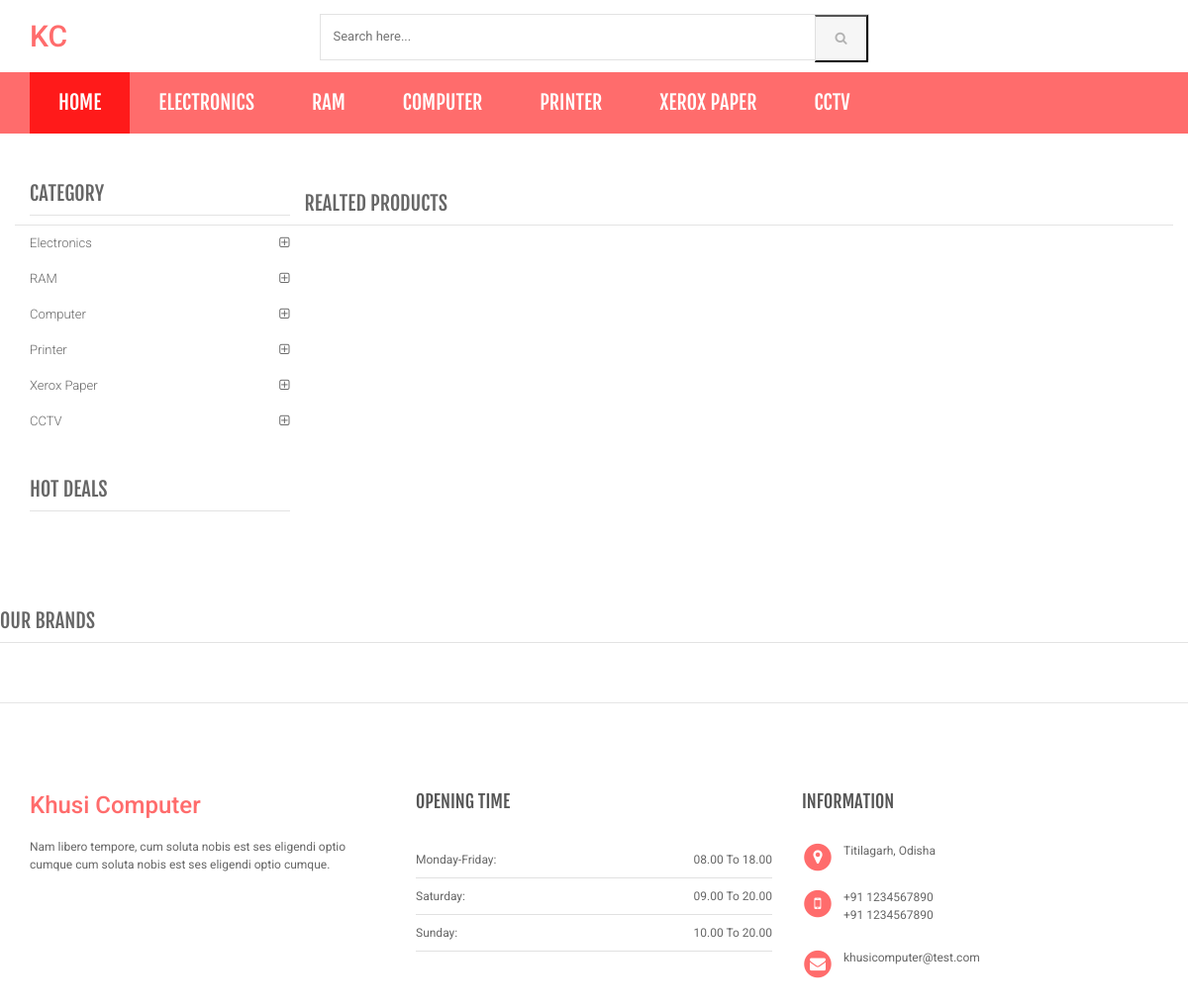
Page /shopping/product-details.php on the committed database.
### tables this page shows
CREATE TABLE `category` (
  `id` int(11) NOT NULL,
  `categoryName` varchar(255) NOT NULL,
  `categoryDescription` longtext DEFAULT NULL,
  `creationDate` timestamp NOT NULL DEFAULT current_timestamp(),
  `updationDate` varchar(255) DEFAULT NULL
);

### shopping/product-details.php (the view, shortened to what this page needs)
<?php
include('includes/config.php');
?>
<!DOCTYPE html>
<html lang="en">
	<head>
	    <link rel="stylesheet" href="assets/css/bootstrap.min.css">
	    <link rel="stylesheet" href="assets/css/main.css">
	    <link rel="stylesheet" href="assets/css/red.css">
	    <link rel="stylesheet" href="assets/css/owl.carousel.css">
		<link rel="stylesheet" href="assets/css/owl.transitions.css">
		<link href="assets/css/lightbox.css" rel="stylesheet">
		<link rel="stylesheet" href="assets/css/animate.min.css">
		<link rel="stylesheet" href="assets/css/rateit.css">
		<link rel="stylesheet" href="assets/css/bootstrap-select.min.css">
		<link rel="stylesheet" href="assets/css/config.css">
		<link href="assets/css/green.css" rel="alternate stylesheet" title="Green color">
		<link href="assets/css/blue.css" rel="alternate stylesheet" title="Blue color">
		<link href="assets/css/red.css" rel="alternate stylesheet" title="Red color">
		<link href="assets/css/orange.css" rel="alternate stylesheet" title="Orange color">
		<link href="assets/css/dark-green.css" rel="alternate stylesheet" title="Darkgreen color">
		<link rel="stylesheet" href="assets/css/font-awesome.min.css">
		<link href="https://cdn.jsdelivr.net/npm/bootstrap-icons@1.5.0/font/bootstrap-icons.css" rel="stylesheet" />
	</head>
    <body class="cnt-home">
<header class="header-style-1">
<div class="contain">
<?php include('includes/main-header.php');?>
<?php include('includes/menu-bar.php');?>
</div>
</header>
<div class="body-content outer-top-xs">
	<div class='container'>
		<div class='row single-product outer-bottom-sm '>
			<div class='col-md-3 sidebar d-none d-lg-block'>
				<div class="sidebar-module-container">
<div class="sidebar-widget outer-bottom-xs wow fadeInUp">
	<h3 class="section-title">Category</h3>
	<div class="sidebar-widget-body m-t-10">
		<div class="accordion">
		            <?php $sql=mysqli_query($con,"select id,categoryName  from category");
while($row=mysqli_fetch_array($sql))
{
    ?>
	    	<div class="accordion-group">
	            <div class="accordion-heading">
	                <a href="category.php?cid=<?php echo $row['id'];?>"  class="accordion-toggle collapsed">
	                   <?php echo $row['categoryName'];?>
	                </a>
	            </div>
	        </div>
	        <?php } ?>
	    </div>
	</div>
</div>
<div class="sidebar-widget hot-deals wow fadeInUp">
	<h3 class="section-title">hot deals</h3>
</div>
				</div>
			</div>
<section class="section featured-product wow fadeInUp">
	<h3 class="section-title">Realted Products </h3>
</section>
			</div>
		</div>
<?php include('includes/brands-slider.php');?>
</div>
<?php include('includes/footer.php');?>
</body>
</html>

### shopping/includes/main-header.php (shortened to what this page needs)
<div class="main-header">
	<div class="container mb-1">
		<div class="row d-flex">
			<div class="col-xs-3 col-sm-3 col-md-3 logo-holder">
				<div class="logo">
					<a href="index.php">
						<h2>KC</h2>
					</a>
				</div>
			</div>
			<div class="col-xs-6 col-sm-6 col-md-6 top-search-holder">
				<div class="search-area">
					<form name="search" method="post" action="search-result.php">
						<div class="control-group">
							<input class="search-field" placeholder="Search here..." name="product" required="required" />
							<button class="search-button" type="submit" name="search"></button>
						</div>
					</form>
				</div>
			</div>
			<div class="col-xs-3 col-sm-3 col-md-3 d-flex align-items-center justify-content-end">
			</div>
	</div>
</div>

### shopping/includes/menu-bar.php (shortened to what this page needs)
<div class="header-nav animate-dropdown d-none d-md-none d-lg-block">
    <div class="container">
        <div class="yamm navbar navbar-default" role="navigation">
            <div class="nav-bg-class">
                <div class="navbar-collapse collapse" id="mc-horizontal-menu-collapse">
	<div class="nav-outer">
		<ul class="nav navbar-nav">
			<li class="active dropdown yamm-fw">
				<a href="index.php" data-hover="dropdown" class="dropdown-toggle">Home</a>
			</li>
              <?php $sql=mysqli_query($con,"select id,categoryName  from category limit 6");
while($row=mysqli_fetch_array($sql))
{
    ?>
			<li class="dropdown yamm">
				<a href="category.php?cid=<?php echo $row['id'];?>"> <?php echo $row['categoryName'];?></a>
			</li>
			<?php } ?>
		<div class="clearfix"></div>
	</div>
</div>
            </div>
        </div>
    </div>
</div>

### shopping/includes/brands-slider.php (shortened to what this page needs)
<div id="brands-carousel" class="logo-slider wow fadeInUp">
		<h3 class="section-title">Our Brands</h3>
</div>

### shopping/includes/footer.php
<footer id="footer" class="footer color-bg">
	  <div class="links-social inner-top-sm">
        <div class="container">
            <div class="row">
            	<div class="col-xs-12 col-sm-6 col-md-4">
<div class="contact-info">
    <div class="footer-logo">
        <div class="logo">
            <a href="index.php">
<h3>Khusi Computer</h3>
            </a>
        </div>
    </div>
    <div class="module-body m-t-20">
        <p class="about-us"> Nam libero tempore, cum soluta nobis est ses  eligendi optio cumque cum soluta nobis est ses  eligendi optio cumque.</p>
    </div>
</div>          	</div>
            	<div class="col-xs-12 col-sm-6 col-md-4">
<div class="contact-timing">
	<div class="module-heading">
		<h4 class="module-title">opening time</h4>
	</div>
	<div class="module-body outer-top-xs">
		<div class="table-responsive">
			<table class="table">
				<tbody>
					<tr><td>Monday-Friday:</td><td class="pull-right">08.00 To 18.00</td></tr>
					<tr><td>Saturday:</td><td class="pull-right">09.00 To 20.00</td></tr>
					<tr><td>Sunday:</td><td class="pull-right">10.00 To 20.00</td></tr>
				</tbody>
			</table>
		</div>
	</div>
</div>
            	</div>
            	<div class="col-xs-12 col-sm-6 col-md-4">
<div class="contact-information">
	<div class="module-heading">
		<h4 class="module-title">information</h4>
	</div>
	<div class="module-body outer-top-xs">
        <ul class="toggle-footer" style="">
            <li class="media">
                <div class="pull-left">
                     <span class="icon fa-stack fa-lg">
                      <i class="fa fa-circle fa-stack-2x"></i>
                      <i class="fa fa-map-marker fa-stack-1x fa-inverse"></i>
                    </span>
                </div>
                <div class="media-body">
                    <p>Titilagarh, Odisha</p>
                </div>
            </li>
              <li class="media">
                <div class="pull-left">
                     <span class="icon fa-stack fa-lg">
                      <i class="fa fa-circle fa-stack-2x"></i>
                      <i class="fa fa-mobile fa-stack-1x fa-inverse"></i>
                    </span>
                </div>
                <div class="media-body">
                    <p>+91 1234567890<br>+91 1234567890</p>
                </div>
            </li>
              <li class="media">
                <div class="pull-left">
                     <span class="icon fa-stack fa-lg">
                      <i class="fa fa-circle fa-stack-2x"></i>
                      <i class="fa fa-envelope fa-stack-1x fa-inverse"></i>
                    </span>
                </div>
                <div class="media-body">
                    <span><a href="#">khusicomputer@test.com</a></span>
                </div>
            </li>
            </ul>
    </div>
</div>
            	</div>
            </div>
        </div>
    </div>

### shopping/assets/css/red.css (style rules this page uses)
a { color: #ff6c6c; }
.header-style-1 .header-nav { background: #ff6c6c; }
.cnt-home .header-style-1 .header-nav .navbar .navbar-nav > li.active { background: #ff1a1a; }
.footer .contact-information .media .icon .fa-stack-2x { color: #ff6c6c; }
.sidebar .sidebar-module-container .sidebar-widget .sidebar-widget-body .accordion .accordion-group .accordion-heading .accordion-toggle, .sidebar .sidebar-module-container .sidebar-widget .sidebar-widget-body .accordion .accordion-group .accordion-heading .accordion-toggle:hover, .sidebar .sidebar-module-container .sidebar-widget .sidebar-widget-body .accordion .accordion-group .accordion-heading .accordion-toggle:focus, .sidebar .sidebar-module-container .sidebar-widget .sidebar-widget-body .accordion .accordion-group .accordion-heading .accordion-toggle:after { color: #ff6c6c; }

### shopping/assets/css/lightbox.css (style rules this page uses)
body:after { content: url(../images/close.png) url(../images/loading.gif) url(../images/prev.png) url(../images/next.png); display: none; }

### shopping/assets/css/green.css (style rules this page uses)
a { color: #abd07e; }
.header-style-1 .header-nav { background: #abd07e; }
.cnt-home .header-style-1 .header-nav .navbar .navbar-nav > li.active { background: #84b943; }
.footer .contact-information .media .icon .fa-stack-2x { color: #abd07e; }
.sidebar .sidebar-module-container .sidebar-widget .sidebar-widget-body .accordion .accordion-group .accordion-heading .accordion-toggle, .sidebar .sidebar-module-container .sidebar-widget .sidebar-widget-body .accordion .accordion-group .accordion-heading .accordion-toggle:hover, .sidebar .sidebar-module-container .sidebar-widget .sidebar-widget-body .accordion .accordion-group .accordion-heading .accordion-toggle:focus, .sidebar .sidebar-module-container .sidebar-widget .sidebar-widget-body .accordion .accordion-group .accordion-heading .accordion-toggle:after { color: #abd07e; }

### shopping/assets/css/blue.css (style rules this page uses)
a { color: #3498db; }
.header-style-1 .header-nav { background: #3498db; }
.cnt-home .header-style-1 .header-nav .navbar .navbar-nav > li.active { background: #1d6ca1; }
.footer .contact-information .media .icon .fa-stack-2x { color: #3498db; }
.sidebar .sidebar-module-container .sidebar-widget .sidebar-widget-body .accordion .accordion-group .accordion-heading .accordion-toggle, .sidebar .sidebar-module-container .sidebar-widget .sidebar-widget-body .accordion .accordion-group .accordion-heading .accordion-toggle:hover, .sidebar .sidebar-module-container .sidebar-widget .sidebar-widget-body .accordion .accordion-group .accordion-heading .accordion-toggle:focus, .sidebar .sidebar-module-container .sidebar-widget .sidebar-widget-body .accordion .accordion-group .accordion-heading .accordion-toggle:after { color: #3498db; }

### shopping/assets/css/orange.css (style rules this page uses)
a { color: #f39c12; }
.header-style-1 .header-nav { background: #f39c12; }
.cnt-home .header-style-1 .header-nav .navbar .navbar-nav > li.active { background: #ab6c09; }
.footer .contact-information .media .icon .fa-stack-2x { color: #f39c12; }
.sidebar .sidebar-module-container .sidebar-widget .sidebar-widget-body .accordion .accordion-group .accordion-heading .accordion-toggle, .sidebar .sidebar-module-container .sidebar-widget .sidebar-widget-body .accordion .accordion-group .accordion-heading .accordion-toggle:hover, .sidebar .sidebar-module-container .sidebar-widget .sidebar-widget-body .accordion .accordion-group .accordion-heading .accordion-toggle:focus, .sidebar .sidebar-module-container .sidebar-widget .sidebar-widget-body .accordion .accordion-group .accordion-heading .accordion-toggle:after { color: #f39c12; }

### shopping/assets/css/dark-green.css (style rules this page uses)
a { color: #12cca7; }
.header-style-1 .header-nav { background: #12cca7; }
.cnt-home .header-style-1 .header-nav .navbar .navbar-nav > li.active { background: #0b816a; }
.footer .contact-information .media .icon .fa-stack-2x { color: #12cca7; }
.sidebar .sidebar-module-container .sidebar-widget .sidebar-widget-body .accordion .accordion-group .accordion-heading .accordion-toggle, .sidebar .sidebar-module-container .sidebar-widget .sidebar-widget-body .accordion .accordion-group .accordion-heading .accordion-toggle:hover, .sidebar .sidebar-module-container .sidebar-widget .sidebar-widget-body .accordion .accordion-group .accordion-heading .accordion-toggle:focus, .sidebar .sidebar-module-container .sidebar-widget .sidebar-widget-body .accordion .accordion-group .accordion-heading .accordion-toggle:after { color: #12cca7; }

### rows in the picture
category: categoryName "ELECTRONICS", categoryName "Electronics"
category: categoryName "RAM"
category: categoryName "COMPUTER", categoryName "Computer"
category: categoryName "PRINTER", categoryName "Printer"
category: categoryName "XEROX PAPER", categoryName "Xerox Paper"
category: categoryName "CCTV"
